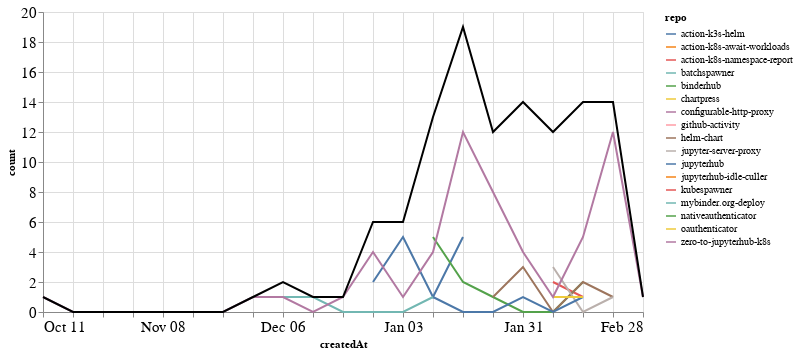

The notebook cell this image was saved under:
### Markdown cell above
### PRs

### Code cell
prs_time = prs.groupby('repo').resample('W', on='createdAt').count()['author'].reset_index()
prs_time = prs_time.rename(columns={'author': 'count'})
prs_time_total = prs_time.groupby('createdAt').agg({"count": "sum"}).reset_index()

ch1 = alt.Chart(prs_time, width=600).mark_line().encode(
    x='createdAt',
    y='count',
    color='repo',
    tooltip="repo"
)

ch2 = alt.Chart(prs_time_total, width=600).mark_line(color="black").encode(
    x='createdAt',
    y='count',
)

ch1 + ch2

### Figure 1 — Vega-Lite specification as saved in the notebook (floating-point values rounded to 4 significant figures)
{"config": {"axisLeft": {"labelFontSize": 15}, "axisBottom": {"labelFontSize": 15}}, "layer": [{"data": {"name": "data-e370dce2b67e686d78de16d132eb4f9a"}, "mark": "line", "encoding": {"color": {"type": "nominal", "field": "repo"}, "tooltip": {"type": "nominal", "field": "repo"}, "x": {"type": "temporal", "field": "createdAt"}, "y": {"type": "quantitative", "field": "count"}}, "width": 600}, {"data": {"name": "data-568a941a5d1b82f2b9770e9eb2e56c40"}, "mark": {"type": "line", "color": "black"}, "encoding": {"x": {"type": "temporal", "field": "createdAt"}, "y": {"type": "quantitative", "field": "count"}}, "width": 600}], "$schema": "https://vega.github.io/schema/vega-lite/v4.8.1.json", "datasets": {"data-e370dce2b67e686d78de16d132eb4f9a": [{"repo": "action-k3s-helm", "createdAt": "2020-12-27T00:00:00", "count": 2}, {"repo": "action-k3s-helm", "createdAt": "2021-01-03T00:00:00", "count": 5}, {"repo": "action-k3s-helm", "createdAt": "2021-01-10T00:00:00", "count": 1}, {"repo": "action-k3s-helm", "createdAt": "2021-01-17T00:00:00", "count": 5}, {"repo": "action-k8s-await-workloads", "createdAt": "2021-02-07T00:00:00", "count": 3}, {"repo": "action-k8s-namespace-report", "createdAt": "2021-02-07T00:00:00", "count": 2}, {"repo": "action-k8s-namespace-report", "createdAt": "2021-02-14T00:00:00", "count": 1}, {"repo": "batchspawner", "createdAt": "2021-01-31T00:00:00", "count": 1}, {"repo": "binderhub", "createdAt": "2021-01-10T00:00:00", "count": 5}, {"repo": "binderhub", "createdAt": "2021-01-17T00:00:00", "count": 2}, {"repo": "binderhub", "createdAt": "2021-01-24T00:00:00", "count": 1}, {"repo": "binderhub", "createdAt": "2021-01-31T00:00:00", "count": 0}, {"repo": "binderhub", "createdAt": "2021-02-07T00:00:00", "count": 0}, {"repo": "binderhub", "createdAt": "2021-02-14T00:00:00", "count": 2}, {"repo": "chartpress", "createdAt": "2021-01-24T00:00:00", "count": 2}, {"repo": "configurable-http-proxy", "createdAt": "2021-02-07T00:00:00", "count": 2}, {"repo": "github-activity", "createdAt": "2021-01-10T00:00:00", "count": 1}, {"repo": "helm-chart", "createdAt": "2021-01-24T00:00:00", "count": 1}, {"repo": "helm-chart", "createdAt": "2021-01-31T00:00:00", "count": 3}, {"repo": "helm-chart", "createdAt": "2021-02-07T00:00:00", "count": 0}, {"repo": "helm-chart", "createdAt": "2021-02-14T00:00:00", "count": 2}, {"repo": "helm-chart", "createdAt": "2021-02-21T00:00:00", "count": 1}, {"repo": "jupyter-server-proxy", "createdAt": "2021-02-07T00:00:00", "count": 3}, {"repo": "jupyter-server-proxy", "createdAt": "2021-02-14T00:00:00", "count": 0}, {"repo": "jupyter-server-proxy", "createdAt": "2021-02-21T00:00:00", "count": 1}, {"repo": "jupyterhub", "createdAt": "2021-01-10T00:00:00", "count": 1}, {"repo": "jupyterhub", "createdAt": "2021-01-17T00:00:00", "count": 0}, {"repo": "jupyterhub", "createdAt": "2021-01-24T00:00:00", "count": 0}, {"repo": "jupyterhub", "createdAt": "2021-01-31T00:00:00", "count": 1}, {"repo": "jupyterhub", "createdAt": "2021-02-07T00:00:00", "count": 0}, {"repo": "jupyterhub", "createdAt": "2021-02-14T00:00:00", "count": 1}, {"repo": "jupyterhub-idle-culler", "createdAt": "2021-01-31T00:00:00", "count": 1}, {"repo": "kubespawner", "createdAt": "2021-02-14T00:00:00", "count": 2}, {"repo": "mybinder.org-deploy", "createdAt": "2020-12-06T00:00:00", "count": 1}, {"repo": "mybinder.org-deploy", "createdAt": "2020-12-13T00:00:00", "count": 1}, {"repo": "mybinder.org-deploy", "createdAt": "2020-12-20T00:00:00", "count": 0}, {"repo": "mybinder.org-deploy", "createdAt": "2020-12-27T00:00:00", "count": 0}, {"repo": "mybinder.org-deploy", "createdAt": "2021-01-03T00:00:00", "count": 0}, {"repo": "mybinder.org-deploy", "createdAt": "2021-01-10T00:00:00", "count": 1}, {"repo": "nativeauthenticator", "createdAt": "2021-01-31T00:00:00", "count": 4}, {"repo": "oauthenticator", "createdAt": "2021-02-07T00:00:00", "count": 1}, {"repo": "oauthenticator", "createdAt": "2021-02-14T00:00:00", "count": 1}, {"repo": "zero-to-jupyterhub-k8s", "createdAt": "2020-10-11T00:00:00", "count": 1}, {"repo": "zero-to-jupyterhub-k8s", "createdAt": "2020-10-18T00:00:00", "count": 0}, {"repo": "zero-to-jupyterhub-k8s", "createdAt": "2020-10-25T00:00:00", "count": 0}, {"repo": "zero-to-jupyterhub-k8s", "createdAt": "2020-11-01T00:00:00", "count": 0}, {"repo": "zero-to-jupyterhub-k8s", "createdAt": "2020-11-08T00:00:00", "count": 0}, {"repo": "zero-to-jupyterhub-k8s", "createdAt": "2020-11-15T00:00:00", "count": 0}, {"repo": "zero-to-jupyterhub-k8s", "createdAt": "2020-11-22T00:00:00", "count": 0}, {"repo": "zero-to-jupyterhub-k8s", "createdAt": "2020-11-29T00:00:00", "count": 1}, {"repo": "zero-to-jupyterhub-k8s", "createdAt": "2020-12-06T00:00:00", "count": 1}, {"repo": "zero-to-jupyterhub-k8s", "createdAt": "2020-12-13T00:00:00", "count": 0}, {"repo": "zero-to-jupyterhub-k8s", "createdAt": "2020-12-20T00:00:00", "count": 1}, {"repo": "zero-to-jupyterhub-k8s", "createdAt": "2020-12-27T00:00:00", "count": 4}, {"repo": "zero-to-jupyterhub-k8s", "createdAt": "2021-01-03T00:00:00", "count": 1}, {"repo": "zero-to-jupyterhub-k8s", "createdAt": "2021-01-10T00:00:00", "count": 4}, {"repo": "zero-to-jupyterhub-k8s", "createdAt": "2021-01-17T00:00:00", "count": 12}, {"repo": "zero-to-jupyterhub-k8s", "createdAt": "2021-01-24T00:00:00", "count": 8}, {"repo": "zero-to-jupyterhub-k8s", "createdAt": "2021-01-31T00:00:00", "count": 4}, {"repo": "zero-to-jupyterhub-k8s", "createdAt": "2021-02-07T00:00:00", "count": 1}, {"repo": "zero-to-jupyterhub-k8s", "createdAt": "2021-02-14T00:00:00", "count": 5}, {"repo": "zero-to-jupyterhub-k8s", "createdAt": "2021-02-21T00:00:00", "count": 12}, {"repo": "zero-to-jupyterhub-k8s", "createdAt": "2021-02-28T00:00:00", "count": 1}], "data-568a941a5d1b82f2b9770e9eb2e56c40": [{"createdAt": "2020-10-11T00:00:00", "count": 1}, {"createdAt": "2020-10-18T00:00:00", "count": 0}, {"createdAt": "2020-10-25T00:00:00", "count": 0}, {"createdAt": "2020-11-01T00:00:00", "count": 0}, {"createdAt": "2020-11-08T00:00:00", "count": 0}, {"createdAt": "2020-11-15T00:00:00", "count": 0}, {"createdAt": "2020-11-22T00:00:00", "count": 0}, {"createdAt": "2020-11-29T00:00:00", "count": 1}, {"createdAt": "2020-12-06T00:00:00", "count": 2}, {"createdAt": "2020-12-13T00:00:00", "count": 1}, {"createdAt": "2020-12-20T00:00:00", "count": 1}, {"createdAt": "2020-12-27T00:00:00", "count": 6}, {"createdAt": "2021-01-03T00:00:00", "count": 6}, {"createdAt": "2021-01-10T00:00:00", "count": 13}, {"createdAt": "2021-01-17T00:00:00", "count": 19}, {"createdAt": "2021-01-24T00:00:00", "count": 12}, {"createdAt": "2021-01-31T00:00:00", "count": 14}, {"createdAt": "2021-02-07T00:00:00", "count": 12}, {"createdAt": "2021-02-14T00:00:00", "count": 14}, {"createdAt": "2021-02-21T00:00:00", "count": 14}, {"createdAt": "2021-02-28T00:00:00", "count": 1}]}}
